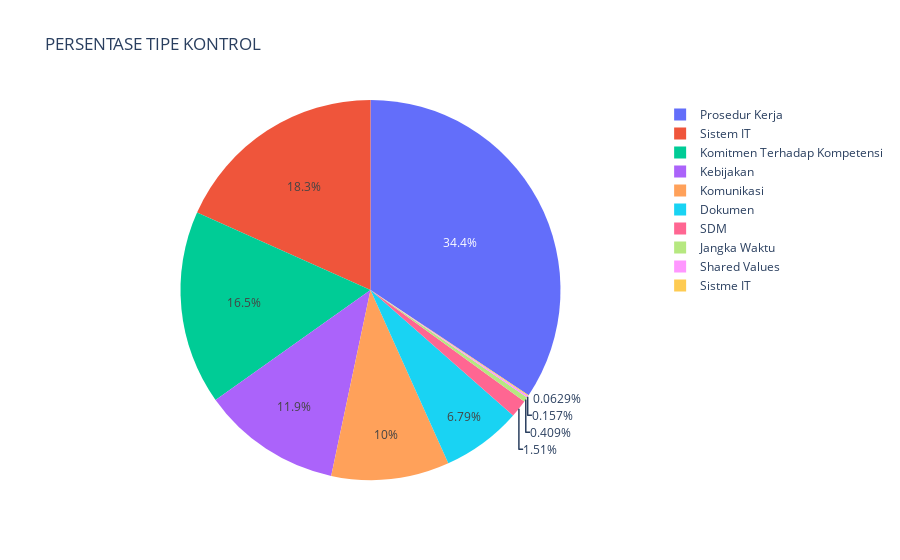

Notebook code for this chart:
### Code cell
label=csa['Type '].value_counts().index
count=csa['Type '].value_counts().values

fig = px.pie(count, values=count, names=label, title='PERSENTASE TIPE KONTROL')
fig.show()

### Figure 1 — Plotly figure (JSON) as saved in the notebook; plotly's stock layout.template omitted (floating-point values rounded to 4 significant figures)
{"data": [{"domain": {"x": [0, 1], "y": [0, 1]}, "hovertemplate": "label=%{label}<br>value=%{value}<extra></extra>", "labels": ["Prosedur Kerja", "Sistem IT", "Komitmen Terhadap Kompetensi", "Kebijakan", "Komunikasi", "Dokumen", "SDM", "Jangka Waktu", "Shared Values", "Sistme IT"], "legendgroup": "", "name": "", "showlegend": true, "type": "pie", "values": [1092, 582, 525, 377, 319, 216, 48, 13, 5, 2]}], "layout": {"autosize": true, "legend": {"tracegroupgap": 0}, "title": {"text": "PERSENTASE TIPE KONTROL"}}}
